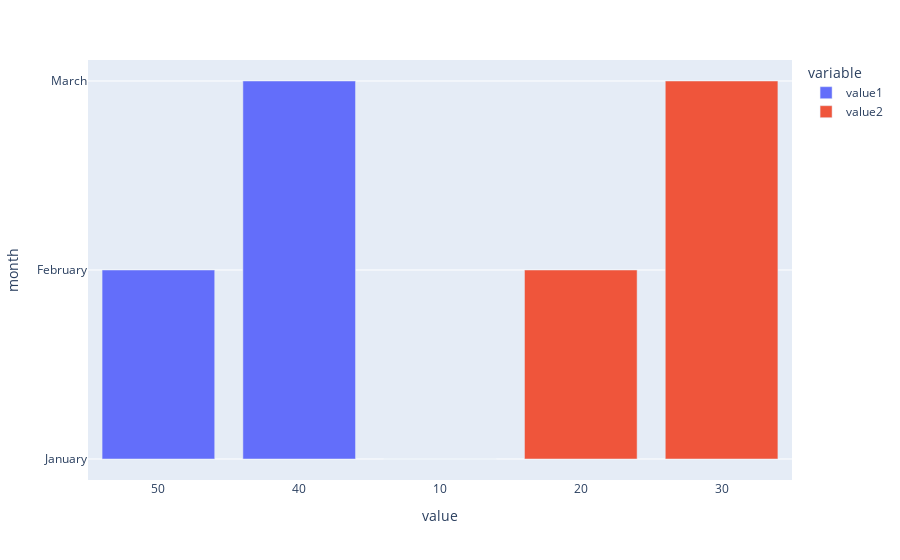

Notebook code for this chart:
### Code cell
fig = px.bar(df2, x='value', y='month', color='variable')
fig.show()

### Figure 1 — Plotly figure (JSON) as saved in the notebook; plotly's stock layout.template omitted (floating-point values rounded to 4 significant figures)
{"data": [{"alignmentgroup": "True", "hovertemplate": "variable=value1<br>value=%{x}<br>month=%{y}<extra></extra>", "legendgroup": "value1", "marker": {"color": "#636efa", "pattern": {"shape": ""}}, "name": "value1", "offsetgroup": "value1", "orientation": "v", "showlegend": true, "textposition": "auto", "type": "bar", "x": ["50", "50", "40"], "xaxis": "x", "y": ["January", "February", "March"], "yaxis": "y"}, {"alignmentgroup": "True", "hovertemplate": "variable=value2<br>value=%{x}<br>month=%{y}<extra></extra>", "legendgroup": "value2", "marker": {"color": "#EF553B", "pattern": {"shape": ""}}, "name": "value2", "offsetgroup": "value2", "orientation": "v", "showlegend": true, "textposition": "auto", "type": "bar", "x": ["10", "20", "30"], "xaxis": "x", "y": ["January", "February", "March"], "yaxis": "y"}], "layout": {"barmode": "relative", "legend": {"title": {"text": "variable"}, "tracegroupgap": 0}, "margin": {"t": 60}, "xaxis": {"anchor": "y", "domain": [0, 1], "title": {"text": "value"}}, "yaxis": {"anchor": "x", "domain": [0, 1], "title": {"text": "month"}}}}
